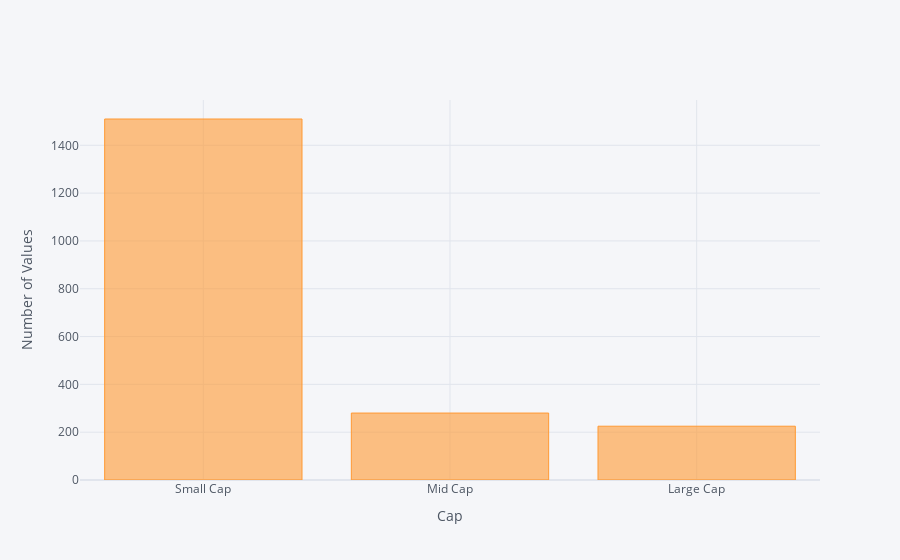

Notebook cell for this chart:
### Code cell
df4.iplot(kind='bar',xTitle='Cap',yTitle='Number of Values')

### Figure 1 — Plotly figure (JSON) as saved in the notebook; plotly's stock layout.template omitted (floating-point values rounded to 4 significant figures)
{"data": [{"marker": {"color": "rgba(255, 153, 51, 0.6)", "line": {"color": "rgba(255, 153, 51, 1.0)", "width": 1}}, "name": "Cap", "orientation": "v", "text": "", "type": "bar", "x": ["Small Cap", "Mid Cap", "Large Cap"], "y": [1510, 280, 225]}], "layout": {"legend": {"bgcolor": "#F5F6F9", "font": {"color": "#4D5663"}}, "paper_bgcolor": "#F5F6F9", "plot_bgcolor": "#F5F6F9", "title": {"font": {"color": "#4D5663"}}, "xaxis": {"gridcolor": "#E1E5ED", "showgrid": true, "tickfont": {"color": "#4D5663"}, "title": {"font": {"color": "#4D5663"}, "text": "Cap"}, "zerolinecolor": "#E1E5ED"}, "yaxis": {"gridcolor": "#E1E5ED", "showgrid": true, "tickfont": {"color": "#4D5663"}, "title": {"font": {"color": "#4D5663"}, "text": "Number of Values"}, "zerolinecolor": "#E1E5ED"}}}
